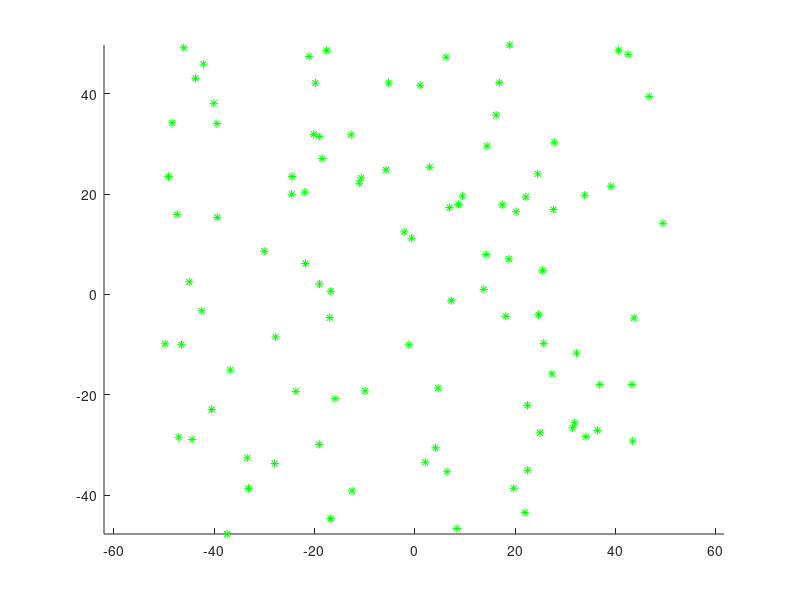

This chart was generated by the following MATLAB code: (Note: this script raises an error after producing the figure.)
function EKFLocalisation_known_matchings

% ALGORITHM PARAMETERS  %%%%%%%%%%%%%%%%%%%%%%%%%%%%%%%%%%%
nSteps = 4000;                                                   % number of simulation steps
T = .1;                                                                 % Sample time.
DrawEveryNFrames = 100;                                % how often shall we draw?
nSigmaRobot=3.03;                                                 % sigma boundary used to plot the robot ellipse

% Sensor model
SensorSettings.FieldOfView = 45;                      % in degrees (-degrees < 0 < +degrees)
SensorSettings.Range = 100;                             % in meters
SensorSettings.Rng_noise = 0.5;                        % in meters (std deviation)
SensorSettings.Brg_noise = 3;                            % in degrees (std deviation)
SensorSettings.Faultingk0=2000;                       % start simulating a sensor fault at iteration Faultingk0
SensorSettings.FaultGap=500;                           % fault lasts for  FaultGap iterations
StdOdometryNoise=[0.01; 0.01; deg2rad(1)];    % in metres & degrees

% Map definition
numberOfFeatures=100;
MapSize=100;                                                                       % The map is an square. This is the side size in meters.
Map = MapSize*rand(2,numberOfFeatures)-MapSize/2;      % Create a random map of poinf features

% Acceleration noise to change the robot behaviour
StdAccNoiseX=0.0;                                                            % X axis acceleration noise. No sideslip.
StdAccNoiseY= 0.001;                                                         % Y axis acceleration noise
StdAccNoiseYaw = deg2rad(0.25);                                      % anglular acceleration noise
StdAccNoise=[StdAccNoiseX; StdAccNoiseY; StdAccNoiseYaw];

%initial conditions:
initialPositionVelocity= [ randn(3,1)*MapSize/8; 0; 0.2; 0;];
xVehicleTrue =initialPositionVelocity;

% Initialization of store arrays for data to be plotted
PStore = zeros(3,nSteps);
XStore= zeros(3,nSteps);
XErrStore = zeros(3,nSteps);
FeatureVisibleStore=zeros(nSteps);
InnovStore = zeros(2,nSteps);
SStore= zeros(2,nSteps);

% LOCALIZATION STARTS HERE %%%%%%%%%%%%%%%%%%%%%%%%%%%%%%%%
xVehicleTrueLast = xVehicleTrue;
x_B_kIk_1 = xVehicleTrue(1:3);
P_B_kIk_1 = diag([1,1,deg2rad(1)]).^2;

initial_graphics(Map, x_B_kIk_1,P_B_kIk_1,nSigmaRobot);

for k = 2:nSteps

    %do world iteration
    xVehicleTrueLast=xVehicleTrue;
    xVehicleTrue=SimulateWorld(T, StdAccNoise, xVehicleTrueLast);
    %pause

    %figure out control
    [uk, Qk]=get_odometry(StdOdometryNoise,xVehicleTrue, xVehicleTrueLast);

    %do prediction
    [x_B_kIk_1, P_B_kIk_1] = move_vehicle(x_B_kIk_1, P_B_kIk_1, uk, Qk);

    %observe a random feature meas
    [zk, Rk, cFeature, mFeature] = get_measurements(Map, k, xVehicleTrue, SensorSettings);
%     zk=[];

    if (~isempty(zk))
        [x_B_k, P_B_k, Vk, S] = update_position(x_B_kIk_1, P_B_kIk_1, zk, Rk, cFeature);
        InnovStore(:,k) = Vk;
        SStore(:,k) = sqrt(diag(S));
        FeatureVisibleStore(k)=1;
    else
        x_B_k = x_B_kIk_1;
        P_B_k = P_B_kIk_1;
        FeatureVisibleStore(k)=0;
    end

    draw_map(Map, x_B_k, P_B_k, nSigmaRobot, zk, mFeature, DrawEveryNFrames, k)

    %store results:
    PStore(:,k) = sqrt(diag(P_B_k));
    XStore(:,k) = x_B_k;
    XErrStore(:,k) = xVehicleTrue(1:3) - x_B_k;

    %test Theta for better ploting
    XErrStore(3,k) = AngleWrap(XErrStore(3,k));

    %prepare next iteration
    xVehicleTrueLast = xVehicleTrue;
    x_B_kIk_1 = x_B_k;
    P_B_kIk_1 = P_B_k;
end

DoGraphs(InnovStore,PStore,SStore,XErrStore,FeatureVisibleStore);
% LOCALIZATION ENDS HERE %%%%%%%%%%%%%%%%%%%%%%%%%%

% SIMULATION OF THE ROBOT MOTION, THE ODOMETRY AND THE MEASUREMENTS %%%%%
% This function simulates how the robot moves through the environment
function xVehicleTrue=SimulateWorld(T,StdAccNoise, xVehicleTrueLast)
yaw=xVehicleTrueLast(3);
ERG=[cos(yaw) -sin(yaw) 0
    sin(yaw) cos(yaw) 0
    0 0 1];
noise=randn(3,1) .*StdAccNoise;
xVehicleTrue=[eye(3,3) ERG*T; zeros(3,3) eye(3,3)]*xVehicleTrueLast+[ERG zeros(3,3); zeros(3,3) eye(3,3)]*[eye(3,3)*(T^2)/2 ; eye(3,3)*T]*noise;
xVehicleTrue(3) = AngleWrap(xVehicleTrue(3));

% This function simulates the odometry readings of the robot
function [uk, Qk]=get_odometry(StdOdometryNoise,xVehicleTrue, xVehicleTrueLast)
Qk = diag(StdOdometryNoise.^2);                     % odometry covariance matrix
DeltaX = xVehicleTrue - xVehicleTrueLast;
yaw=xVehicleTrueLast(3);
uk = [cos(yaw) sin(yaw) 0; -sin(yaw) cos(yaw)  0; 0 0 1] * DeltaX(1:3)+randn(3,1).*StdOdometryNoise/2;
uk(3) = AngleWrap(uk(3));

% This function simulates the range & bearing sensor
function [z, Rk, cFeature, mFeature] = get_measurements(Map, k, xVehicleTrue, SensorSettings)
global  FeatureVisibleStore
Rk = diag([SensorSettings.Rng_noise; deg2rad(SensorSettings.Brg_noise)]).^2;
done = 0;
Trys = 1;
z =[];
mFeature = -1;

while(~done && Trys <0.5*size(Map,2))

    %choose a random feature to see from True Map
    mFeature = ceil(size(Map,2)*rand(1));

    %this feature is observed from the vehicle as z=[range,angle]
    cFeature = Map(:,mFeature);
    z = DoObservationModel(xVehicleTrue,cFeature) + (sqrt(diag(Rk)).*randn);
    z(2) = AngleWrap(z(2));

    %look forward...and only up to Range and within the FieldOfView
    if k>SensorSettings.Faultingk0 && k<(SensorSettings.Faultingk0+SensorSettings.FaultGap)
        %forced failure in the sensor
        z =[];
        %FeatureVisibleStore(k)=1;
        done=1;
    else
        if(abs(pi/2-z(2))<SensorSettings.FieldOfView*pi/180 && z(1) < SensorSettings.Range)
            % if visible for the robot ...
            done =1 ;
            %FeatureVisibleStore(k)=0;
        else
            % try another one
            Trys =Trys+1;
            z =[];
            % FeatureVisibleStore(k)=1;
        end;
    end;
end;

% Given the robot and a feature position, both in the base frame, returns
% the range and bearing with which the robot can observe the feature
function [zOb] = DoObservationModel(x, Feature)
dis = Feature - x(1:2);
range = sqrt(dis(1)^2 + dis(2)^2);
bearing = atan2(dis(2), dis(1)) - x(3);
bearing = AngleWrap(bearing);
zOb = [range, bearing]';

% UTILITY FUNCTIONS %%%%%%%%%%%%%%%%%%%%%%%%%%%%%%%%
% Ensures that any calculation with angles yields results between -pi and pi
function out = AngleWrap(in)
    out = in;
    if(in>pi)
        out = in - 2*pi;
    elseif(in<-pi)
        out = in + 2*pi;
    end;

% Compunding
function out = Compound(a, b)
    out = [cos(a(3)) * b(1)  - sin(a(3)) * b(2)  + a(1);
            sin(a(3)) * b(1)  + cos(a(3)) * b(2) + a(2);
            AngleWrap(a(3) + b(3))];

% GRAPHICS & PLOTTING %% %%%%%%%%%%%%%%%%%%%%%%%%%%%%%
% Prepare the graphics, plot the robot at the initial position with the
% initial uncertainty
function initial_graphics(Map,x,P,nSigmaRobot)
global hObsLine AxisSize handle;
close all;
figure(1);
hold on; grid off; axis equal;
plot(Map(1,:),Map(2,:),'g*');hold on;
set(gcf,'doublebuffer','on');
hObsLine = line([0,0],[0,0]);
set(hObsLine,'linestyle',':');
AxisSize = axis;
handle=plot_robot(x(1), x(2), x(3));
DoVehicleGraphics(x,P(1:2,1:2),nSigmaRobot);

% Draw the map with the robot and the currently observed feature
function draw_map(Map,x, P,nSigmaRobot, zk, mFeature, DrawEveryNFrames,k)
global hObsLine;

if(mod(k-2,DrawEveryNFrames)==0)
    DoVehicleGraphics(x,P(1:2,1:2),nSigmaRobot);
    if(~isempty(zk))
        set(hObsLine,'XData',[x(1),Map(1,mFeature)]);
        set(hObsLine,'YData',[x(2),Map(2,mFeature)]);
    end;
end
drawnow;

% Draw the robot and its uncertainty ellipse
function DoVehicleGraphics(x,P,nSigma)
h = PlotEllipse(x,P,nSigma);
if(~isempty(h))
    set(h,'color','b');
end;
plot_robot(x(1), x(2), x(3));

% Draw the ellipse corresponding to the covariance
function eH = PlotEllipse(x,P,nSigma)
eH = [];
P = P(1:2, 1:2);                    % only plot x-y part
x = x(1:2);
if(~any(diag(P) == 0))
    [V,D] = eig(P);
    y = nSigma * [cos(0:0.1:2*pi); sin(0:0.1:2*pi)];
    el = V * sqrtm(D) * y;
    el = [el el(:,1)] + repmat(x,1,size(el,2) + 1);
    eH = line(el(1,:),el(2,:));
end;

% Draw the robot
function [handle] = plot_robot(x, y, ang, handle)
%[handle] = plot_robot(x, y, ang)
%Creates a figure representing the ictineu auv and stores the coordinates
%in the global variable PLOT.ictineu_coord

%plot_robot(x, y, ang, handle)
%actualizes the ictineu auv plot with a new position x,y,ang

ang=ang+pi/2;
scaleFactor=3;

global PLOT

if nargin==3

    PLOT.ictineu_coord(1,:)=scaleFactor*[-0.3700    0.3700    0.3700   -0.3700   -0.3700    0.3700    0.3700   -0.3700    0.3579    0.3373    0.3052    0.2648    0.2200    0.1752    0.1348    0.1027...
        0.0821    0.0750    0.0821    0.1027    0.1348    0.1752    0.2200    0.2648    0.3052    0.3373    0.3579    0.3650   -0.3579   -0.3373   -0.3052   -0.2648...
        -0.2200   -0.1752   -0.1348   -0.1027   -0.0821   -0.0750   -0.0821   -0.1027   -0.1348   -0.1752   -0.2200   -0.2648   -0.3052   -0.3373   -0.3579   -0.3650...
        0.0713    0.0607    0.0441    0.0232         0   -0.0232   -0.0441   -0.0607   -0.0713   -0.0750   -0.0713   -0.0607   -0.0441   -0.0232         0    0.0232...
        0.0441    0.0607    0.0713    0.0750   -0.1500   -0.1732   -0.1941   -0.2107   -0.2213   -0.2250   -0.2213   -0.2107   -0.1941   -0.1732   -0.1500   -0.1000...
        -0.0951   -0.0809   -0.0588   -0.0309         0    0.0309    0.0588    0.0809    0.0951    0.1000    0.1500    0.1732    0.1941    0.2107    0.2213    0.2250...
        0.3700    0.3700   -0.3700   -0.3700    0.3700    0.3700    0.2250    0.2213    0.2107    0.1941    0.1732    0.1500    0.1000    0.0951    0.0809    0.0588...
        0.0309         0   -0.0309   -0.0588   -0.0809   -0.0951   -0.1000    0.1000    0.3000    0.3000    0.1000    0.1000    0.3000    0.3000    0.1000   -0.1000...
        -0.3000   -0.3000   -0.1000   -0.1000   -0.3000   -0.3000   -0.1000    0.2300    0.3300    0.3300    0.2300    0.3585    0.3543    0.3476    0.3393    0.3300...
        0.3207    0.3124    0.3057    0.3015    0.3000    0.3015    0.3057    0.3124    0.3207    0.3300    0.3393    0.3476    0.3543    0.3585    0.3600]*2;

    PLOT.ictineu_coord(2,:)=scaleFactor*[-0.2625   -0.2625   -0.2425   -0.2425    0.2625    0.2625    0.2425    0.2425    0.0448    0.0852    0.1173    0.1379    0.1450    0.1379    0.1173    0.0852...
        0.0448         0   -0.0448   -0.0852   -0.1173   -0.1379   -0.1450   -0.1379   -0.1173   -0.0852   -0.0448         0    0.0448    0.0852    0.1173    0.1379...
        0.1450    0.1379    0.1173    0.0852    0.0448         0   -0.0448   -0.0852   -0.1173   -0.1379   -0.1450   -0.1379   -0.1173   -0.0852   -0.0448    0.0000...
        0.0232    0.0441    0.0607    0.0713    0.0750    0.0713    0.0607    0.0441    0.0232         0   -0.0232   -0.0441   -0.0607   -0.0713   -0.0750   -0.0713...
        -0.0607   -0.0441   -0.0232         0    0.0750    0.0713    0.0607    0.0441    0.0232         0   -0.0232   -0.0441   -0.0607   -0.0713   -0.0750   -0.0750...
        -0.1059   -0.1338   -0.1559   -0.1701   -0.1750   -0.1701   -0.1559   -0.1338   -0.1059   -0.0750   -0.0750   -0.0713   -0.0607   -0.0441   -0.0232    0.0000...
        0   -0.2425   -0.2425    0.2425    0.2425         0         0    0.0232    0.0441    0.0607    0.0713    0.0750    0.0750    0.1059    0.1338    0.1559...
        0.1701    0.1750    0.1701    0.1559    0.1338    0.1059    0.0750    0.2425    0.2425    0.1700    0.1700   -0.2425   -0.2425   -0.1700   -0.1700    0.2425...
        0.2425    0.1700    0.1700   -0.2425   -0.2425   -0.1700   -0.1700   -0.0300   -0.0300    0.0300    0.0300    0.0093    0.0176    0.0243    0.0285    0.0300...
        0.0285    0.0243    0.0176    0.0093         0   -0.0093   -0.0176   -0.0243   -0.0285   -0.0300   -0.0285   -0.0243   -0.0176   -0.0093         0]*2;

    x=x+PLOT.ictineu_coord(1,:)*cos(ang)-PLOT.ictineu_coord(2,:)*sin(ang);
    y=y+PLOT.ictineu_coord(1,:)*sin(ang)+PLOT.ictineu_coord(2,:)*cos(ang);

    handle =  fill(x(1:4),y(1:4),[0.8 0.8 0.8],...
        x(5:8),y(5:8),[0.8 0.8 0.8],...
        x(9:28),y(9:28),'k',...
        x(29:48),y(29:48),'k',...
        x(49:68),y(49:68),[0.8 0.8 0.8],...
        x(69:119),y(69:119),'r',...
        x(120:123),y(120:123),[0.5 0 0],...
        x(124:127),y(124:127),[0.5 0 0],...
        x(128:131),y(128:131),[0.5 0 0],...
        x(132:135),y(132:135),[0.5 0 0],...
        x(136:139),y(136:139),[0.5 0.5 0.5],...
        x(140:159),y(140:159),'k');
    set(handle(3),'EdgeColor','none');
    set(handle(4),'EdgeColor','none');

elseif nargin==4

    x=x+PLOT.ictineu_coord(1,:)*cos(ang)-PLOT.ictineu_coord(2,:)*sin(ang);
    y=y+PLOT.ictineu_coord(1,:)*sin(ang)+PLOT.ictineu_coord(2,:)*cos(ang);

    set(handle(1),'XData',x(1:4),'YData',y(1:4));
    set(handle(2),'XData',x(5:8),'YData',y(5:8));
    set(handle(3),'XData',x(9:28),'YData',y(9:28));
    set(handle(4),'XData',x(29:48),'YData',y(29:48));
    set(handle(5),'XData',x(49:68),'YData',y(49:68));
    set(handle(6),'XData',x(69:119),'YData',y(69:119));
    set(handle(7),'XData',x(120:123),'YData',y(120:123));
    set(handle(8),'XData',x(124:127),'YData',y(124:127));
    set(handle(9),'XData',x(128:131),'YData',y(128:131));
    set(handle(10),'XData',x(132:135),'YData',y(132:135));
    set(handle(11),'XData',x(136:139),'YData',y(136:139));
    set(handle(12),'XData',x(140:159),'YData',y(140:159));

end

function DoGraphs(InnovStore,PStore,SStore,XErrStore,FeatureNotVisibleStore)

figure(2);
subplot(3,2,1);
plot(InnovStore(1,:));
hold on;
plot(SStore(1,:),'r');
plot(-SStore(1,:),'r');
title('Innovation');
ylabel('range (m)');

subplot(3,2,3);
plot(InnovStore(2,:)*180/pi);
hold on;
plot(SStore(2,:)*180/pi,'r');
plot(-SStore(2,:)*180/pi,'r')
ylabel('Bearing (deg)');

subplot(3,2,2);
plot(XErrStore(1,:));
hold on;
plot(3*PStore(1,:),'r');
plot(-3*PStore(1,:),'r');
title('Covariance and Error');
ylabel('x');

subplot(3,2,4);
plot(XErrStore(2,:));
hold on;
plot(3*PStore(2,:),'r');
plot(-3*PStore(2,:),'r')
ylabel('y');

subplot(3,2,6);
plot(XErrStore(3,:)*180/pi);
hold on;
plot(3*PStore(3,:)*180/pi,'r');
plot(-3*PStore(3,:)*180/pi,'r')
ylabel('Theta');
xlabel('time');

subplot(3,2,5);
plot(FeatureNotVisibleStore);
hold on;
title('Visible');
ylabel('no   -   yes');
xlabel('time');


% YOUR PROGRAMMING ASSIGMENT STARTS HERE %%%%%%%%%%%%%
% EKF equations %%%%%%%%%%%%%%%%%%%%%%%%%%%%%%%%%%
% Prediction of the robot movement.
function [xHat_B_kIk_1, PHat_B_kIk_1] = move_vehicle(x_B_kIk_1, P_B_kIk_1, uk, Qk)
    x_k_1 = x_B_kIk_1(1);
    y_k_1 = x_B_kIk_1(2);
    theta_k_1 = x_B_kIk_1(3);

    xR=uk(1);
    yR = uk(2);
    thetaR=uk(3);

    xHat_B_kIk_1= Compound(x_B_kIk_1, uk); 

    %Jacobians
    Ak = [  1 0 -sin(theta_k_1)*xR-cos(theta_k_1)*yR;...
            0 1 cos(theta_k_1)*xR-sin(theta_k_1)*yR;...
            0 0 1];
        
    Wk = [  cos(theta_k_1) -sin(theta_k_1) 0;...
            sin(theta_k_1) cos(theta_k_1) 0;...
            0 0 1];
        
    PHat_B_kIk_1 = Ak*P_B_kIk_1*Ak' + Wk*Qk*Wk';
    

% Update
function [x_B_k, P_B_k, Innovk, S] = update_position(xHat_B_kIk_1, PHat_B_kIk_1, zk, Rk, cFeature)

    xf = cFeature(1);
    yf = cFeature(2);
    xk = xHat_B_kIk_1(1);    
    yk = xHat_B_kIk_1(2);
    th_k = xHat_B_kIk_1(3);
    range = sqrt((xf-xk)^2+(yf-yk)^2);
    slope = (yf-yk)/(xf-xk);
    
    % evaluate the non-linear function at xHat, with vk=0
    h = [range;AngleWrap(atan2(yf-yk,xf-xk)-th_k)];
    
    % Jacobians
    Hk = [-(xf-xk)/range -(yf-yk)/range 0;
         1/(1+slope^2)*(yf-yk)/(xf-xk)^2, -1/(1+slope^2)/(xf-xk) -1];
    Vk = [1 0;0 1];
    
    % Innovation and its uncertainty
    Innovk=zk-h;
    Innovk(2) = AngleWrap(Innovk(2));

    S=Hk*PHat_B_kIk_1*Hk'+Rk;
    
    
    % Kalman gain
    Kk = PHat_B_kIk_1*Hk'*S^-1;
    x_B_k = xHat_B_kIk_1 + Kk*Innovk;
    P_B_k = (eye(3,3)-Kk*Hk)*PHat_B_kIk_1*(eye(3,3)-Kk*Hk)'+Kk*Rk*Kk';
       

% YOUR PROGRAMMING ASSIGMENT ENDS HERE %%%%%%%%%%%%%
